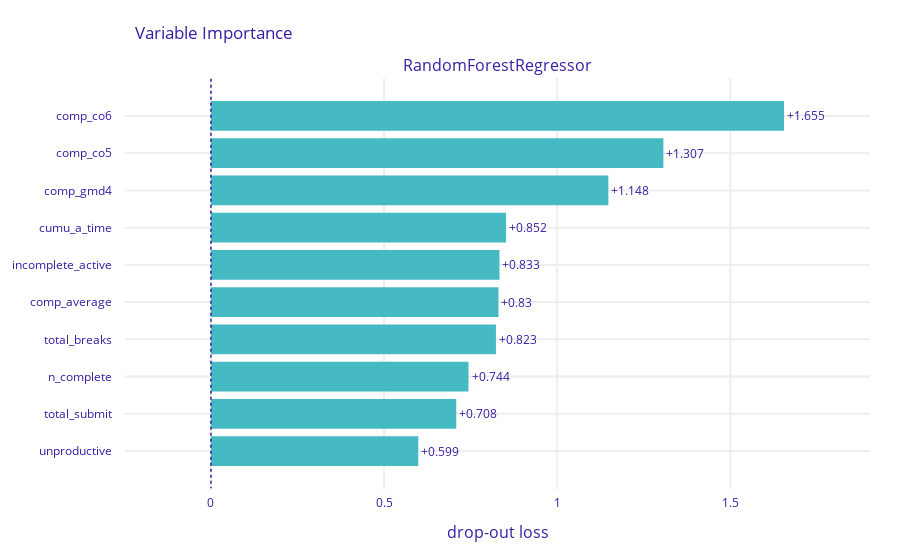

Here is the notebook cell this chart was saved with:
### Markdown cell above
### Run

### Code cell
run_regressor("rf", "sri", features, protecteds)

### Figure 1 — Plotly figure (JSON) as saved in the notebook; plotly's stock layout.template omitted (floating-point values rounded to 4 significant figures)
{"data": [{"base": 0, "hoverinfo": "text", "hoverlabel": {"bgcolor": "rgba(0, 0, 0, 0.8)"}, "hovertext": ["Model: RandomForestRegressor loss after<br>variable: comp_co6 is permuted: 1.655<br>Drop-out loss change: +1.655", "Model: RandomForestRegressor loss after<br>variable: comp_co5 is permuted: 1.307<br>Drop-out loss change: +1.307", "Model: RandomForestRegressor loss after<br>variable: comp_gmd4 is permuted: 1.148<br>Drop-out loss change: +1.148", "Model: RandomForestRegressor loss after<br>variable: cumu_a_time is permuted: 0.852<br>Drop-out loss change: +0.852", "Model: RandomForestRegressor loss after<br>variable: incomplete_active is permuted: 0.833<br>Drop-out loss change: +0.833", "Model: RandomForestRegressor loss after<br>variable: comp_average is permuted: 0.83<br>Drop-out loss change: +0.83", "Model: RandomForestRegressor loss after<br>variable: total_breaks is permuted: 0.823<br>Drop-out loss change: +0.823", "Model: RandomForestRegressor loss after<br>variable: n_complete is permuted: 0.744<br>Drop-out loss change: +0.744", "Model: RandomForestRegressor loss after<br>variable: total_submit is permuted: 0.708<br>Drop-out loss change: +0.708", "Model: RandomForestRegressor loss after<br>variable: unproductive is permuted: 0.599<br>Drop-out loss change: +0.599"], "marker": {"color": "#46bac2"}, "orientation": "h", "showlegend": false, "text": ["+1.655", "+1.307", "+1.148", "+0.852", "+0.833", "+0.83", "+0.823", "+0.744", "+0.708", "+0.599"], "textposition": "outside", "type": "bar", "x": [1.655, 1.307, 1.148, 0.8523, 0.8333, 0.8303, 0.8231, 0.7438, 0.7085, 0.5988], "xaxis": "x", "y": ["comp_co6", "comp_co5", "comp_gmd4", "cumu_a_time", "incomplete_active", "comp_average", "total_breaks", "n_complete", "total_submit", "unproductive"], "yaxis": "y"}], "layout": {"annotations": [{"font": {"size": 16}, "showarrow": false, "text": "RandomForestRegressor", "x": 0.5, "xanchor": "center", "xref": "paper", "y": 1, "yanchor": "bottom", "yref": "paper"}, {"font": {"size": 16}, "showarrow": false, "text": "drop-out loss", "x": 0.5, "xanchor": "center", "xref": "paper", "y": 0, "yanchor": "top", "yref": "paper", "yshift": -30}], "autosize": true, "font": {"color": "#371ea3"}, "margin": {"b": 71, "r": 30, "t": 78}, "shapes": [{"line": {"color": "#371ea3", "dash": "dot", "width": 1.5}, "type": "line", "x0": 0, "x1": 0, "xref": "x", "y0": -1, "y1": 10, "yref": "y"}], "title": {"text": "Variable Importance", "x": 0.15}, "xaxis": {"anchor": "y", "automargin": true, "domain": [0, 1], "fixedrange": true, "gridwidth": 2, "range": [-0.2483, 1.903], "tickcolor": "white", "ticklen": 3, "ticks": "outside", "type": "linear", "zeroline": false}, "yaxis": {"anchor": "x", "automargin": true, "autorange": true, "domain": [0, 1], "fixedrange": true, "gridwidth": 2, "range": [10.04, -1.035], "tickcolor": "white", "ticklen": 10, "ticks": "outside", "type": "category"}}}
